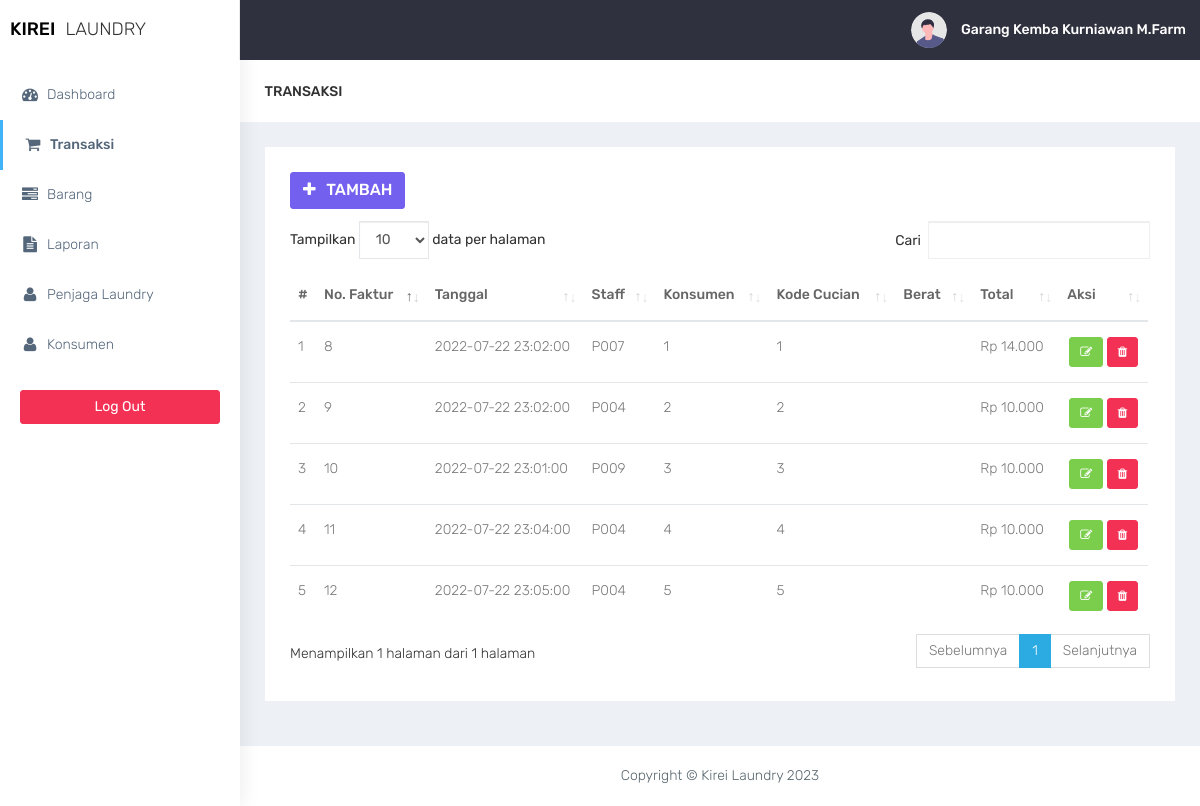
Page /transaksi/transaksi.php (signed in) on the committed database.
### tables this page shows
CREATE TABLE `transaksi` (
  `no_faktur` int(11) NOT NULL,
  `tgl` datetime NOT NULL,
  `id_pegawai` varchar(5) NOT NULL,
  `id_konsumen` int(11) NOT NULL,
  `kd_cucian` int(11) NOT NULL,
  `total` int(11) NOT NULL,
  `lunas` enum('Y','T') NOT NULL
);

### transaksi/transaksi.php (the view, shortened to what this page needs)
<?php
$title = 'Transaksi';
require '../functions.php';
require '../layout/layout_header.php';
if (isset($_POST['keyword'])) {
    $keyword = $_POST['keyword'];
    $data = mysqli_query($conn, "SELECT * FROM transaksi WHERE invoice lIKE '%" . $keyword . "%'
                               OR tgl LIKE '%" . $keyword . "%'
                                OR nm_karyawan LIKE '%" . $keyword . "%'
                                OR nm_pelanggan LIKE '%" . $keyword . "%'
                                OR nm_menu LIKE '%" . $keyword . "%'
                                OR harga LIKE '%" . $keyword . "%'
                                OR jumlah LIKE '%" . $keyword . "%'
                                OR total LIKE '%" . $keyword . "%'");
} else {
    $data = mysqli_query($conn, "SELECT * FROM transaksi");
}
?>
<div class="container-fluid">
    <div class="row bg-title">
        <div class="col-lg-3 col-md-4 col-sm-4 col-xs-12">
            <h4 class="page-title"><?= $title ?></h4>
        </div>
    </div>
    <div class="row">
        <div class="col-md-12 col-lg-12 col-sm-12 col-xs-12">
            <div class="white-box">
                <div class="row">
                    <div class="col-md-6">
                        <a href="transaksi-tambah.php" class="btn btn-primary box-title" title="Tambah Data"><i class="fa fa-plus fa-fw"></i> Tambah</a>
                    </div>
                </div>
                <div class="table-responsive">
                    <table class="table thead-dark" id="table">
                        <thead>
                            <tr>
                                <th>#</th>
                                <th>No. Faktur</th>
                                <th>Tanggal</th>
                                <th>Staff</th>
                                <th>Konsumen</th>
                                <th>Kode Cucian</th>
                                <th>Berat</th>
                                <th>Total</th>
                                <th>Aksi</th>
                            </tr>
                        </thead>
                        <tbody>
                            <?php foreach ($data as $transaksi) : ?>
                                <tr>
                                    <td></td>
                                    <td><?= $transaksi['no_faktur']; ?></td>
                                    <td><?= $transaksi['tgl']; ?></td>
                                    <td><?= $transaksi['id_pegawai']; ?></td>
                                    <td><?= $transaksi['id_konsumen']; ?></td>
                                    <td><?= $transaksi['kd_cucian']; ?></td>
                                    <td><?= $transaksi['berat']; ?></td>
                                    <td>Rp <?= number_format($transaksi['total'], 0, ',', '.'); ?></td>
                                    <td align="center">
                                            <a href="transaksi-form-edit.php?no_faktur=<?= $transaksi['no_faktur']; ?>" class="btn btn-success btn-sm " title="Ubah">
                                                    <i class="fa fa-pencil-square-o"></i>
                                                </a>
                                            <a href="transaksi-hapus.php?no_faktur=<?= $transaksi['no_faktur'];?>"  class="btn btn-danger btn-sm delete-data">
                                            <i class="fa fa-trash"></i></a>
                                    </td>
                                </tr>
                            <?php endforeach; ?>
                        </tbody>
                    </table>
                </div>
            </div>
        </div>
    </div>
</div>
<?php
require '../layout/layout_footer.php';
?>

### assets/css/colors/default.css (style rules this page uses)
body { background: #fff; }

### rows in the picture
transaksi: no_faktur "8", tgl "2022-07-22 23:02:00", id_pegawai "P007", id_konsumen "1", kd_cucian "1", total "14.000"
transaksi: no_faktur "9", tgl "2022-07-22 23:02:00", id_pegawai "P004", id_konsumen "2", kd_cucian "2", total "10.000"
transaksi: no_faktur "10", tgl "2022-07-22 23:01:00", id_pegawai "P009", id_konsumen "3", kd_cucian "3", total "10.000"
transaksi: no_faktur "11", tgl "2022-07-22 23:04:00", id_pegawai "P004", id_konsumen "4", kd_cucian "4", total "10.000"
transaksi: no_faktur "12", tgl "2022-07-22 23:05:00", id_pegawai "P004", id_konsumen "5", kd_cucian "5", total "10.000"

### other values in the picture
$_SESSION['nm_pegawai'] "Garang Kemba Kurniawan M.Farm"
$title "TRANSAKSI"
